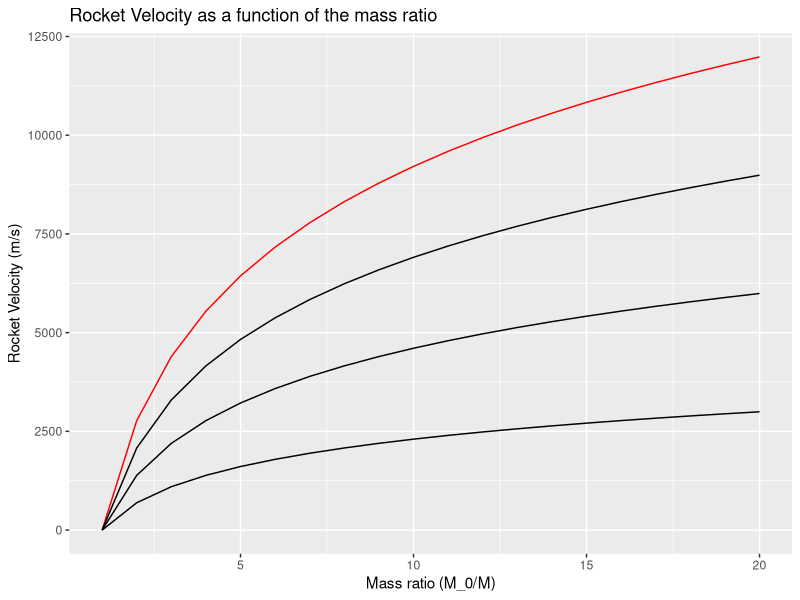
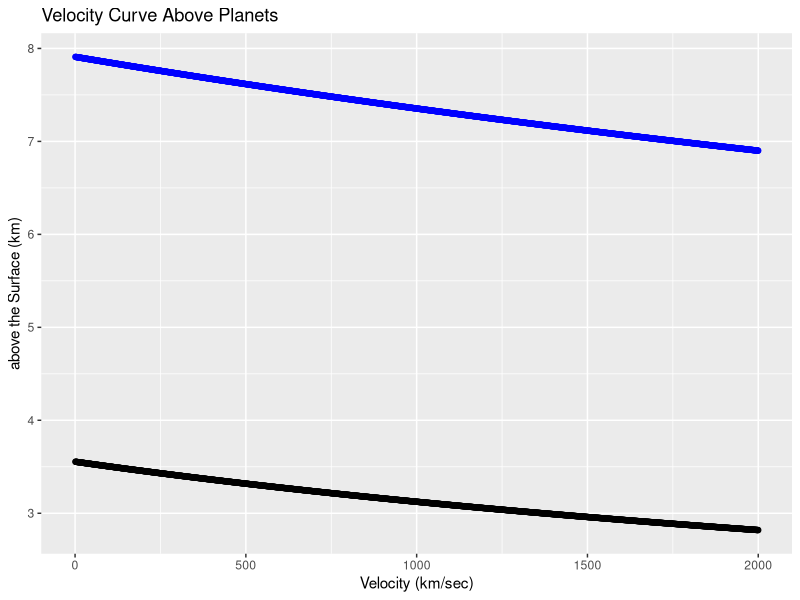

The R source for these figures, in order:
## ---- chunk 1
library(tidyverse)
## ---- chunk 2
AcceleratedForce <- function(m,v.e)
{
  m*v.e
}

RocketEquation <- function(mass.ratio, exhaust.velocity)
{
  exhaust.velocity*log(mass.ratio, base = exp(1))
}

## ---- chunk 3
RocketEquationGraph <- data.frame(Mass.Ratio = c(seq(1:20)))
RocketEquationGraph <- RocketEquationGraph %>% 
  mutate( M4000 = RocketEquation(Mass.Ratio, 4000),M3000 = RocketEquation(Mass.Ratio, 3000),M2000 = RocketEquation(Mass.Ratio, 2000), M1000 = RocketEquation(Mass.Ratio, 1000) )
RocketEquationGraph
## ---- chunk 4
g <- RocketEquationGraph %>% ggplot() + 
  geom_line(aes(Mass.Ratio, M4000), color = "red")+
  geom_line(aes(Mass.Ratio, M3000)) + 
  geom_line(aes(Mass.Ratio, M2000))+
  geom_line(aes(Mass.Ratio, M1000)) + 
  labs(title = "Rocket Velocity as a function of the mass ratio",
       x = "Mass ratio (M_0/M)",
       y = "Rocket Velocity (m/s)")
g
## ---- chunk 5
G <- 6.670*10^-11
eMass <- 5.975*10^24

initialVelocity <-function(r)
{
  sqrt((398600.4415)/(6371+r))
}

marsInitialVelocity <- function(r)
{
  sqrt((42828.37)/(3389.5+r))
}

fx <- data.frame(miles = 1:2000)
fx <- fx %>% mutate(v.earth = initialVelocity(miles), v.mars = marsInitialVelocity(miles))

g <- fx %>% ggplot() +
  geom_point(aes(miles, v.earth),color = "blue") + 
  geom_point(aes(miles,v.mars)) +
  labs(title = "Velocity Curve Above Planets", 
       x = "Velocity (km/sec)", 
       y = "above the Surface (km)")
g

